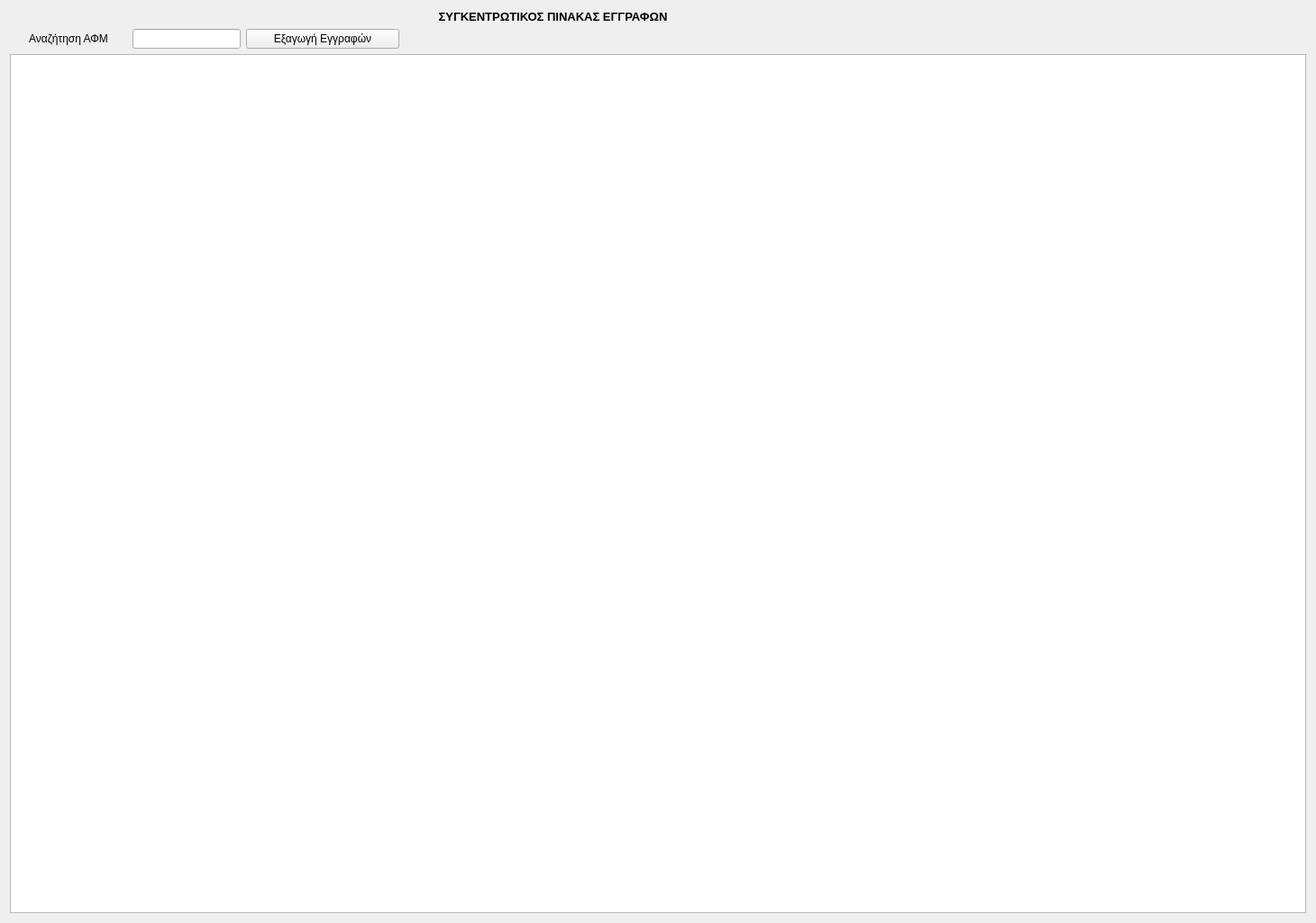
<?xml version="1.0" encoding="UTF-8"?>
<ui version="4.0">
 <class>page</class>
 <widget class="QWidget" name="page">
  <property name="geometry">
   <rect>
    <x>0</x>
    <y>0</y>
    <width>1460</width>
    <height>1024</height>
   </rect>
  </property>
  <property name="minimumSize">
   <size>
    <width>0</width>
    <height>0</height>
   </size>
  </property>
  <property name="windowTitle">
   <string>Form</string>
  </property>
  <layout class="QGridLayout" name="gridLayout">
   <item row="9" column="0" colspan="6">
    <widget class="QTableView" name="tableView">
     <property name="maximumSize">
      <size>
       <width>1500</width>
       <height>16777215</height>
      </size>
     </property>
    </widget>
   </item>
   <item row="2" column="3">
    <widget class="QLabel" name="label_2">
     <property name="text">
      <string>&lt;html&gt;&lt;head/&gt;&lt;body&gt;&lt;p align=&quot;center&quot;&gt;&lt;span style=&quot; font-size:10pt; font-weight:600;&quot;&gt;ΣΥΓΚΕΝΤΡΩΤΙΚΟΣ ΠΙΝΑΚΑΣ ΕΓΓΡΑΦΩΝ&lt;/span&gt;&lt;/p&gt;&lt;/body&gt;&lt;/html&gt;</string>
     </property>
    </widget>
   </item>
   <item row="8" column="0">
    <widget class="QLabel" name="label">
     <property name="maximumSize">
      <size>
       <width>130</width>
       <height>16777215</height>
      </size>
     </property>
     <property name="text">
      <string>&lt;html&gt;&lt;head/&gt;&lt;body&gt;&lt;p align=&quot;center&quot;&gt;Αναζήτηση ΑΦΜ&lt;/p&gt;&lt;/body&gt;&lt;/html&gt;</string>
     </property>
    </widget>
   </item>
   <item row="8" column="2">
    <widget class="QPushButton" name="pushButton">
     <property name="sizePolicy">
      <sizepolicy hsizetype="Minimum" vsizetype="Fixed">
       <horstretch>0</horstretch>
       <verstretch>0</verstretch>
      </sizepolicy>
     </property>
     <property name="maximumSize">
      <size>
       <width>170</width>
       <height>16777215</height>
      </size>
     </property>
     <property name="text">
      <string>Εξαγωγή Εγγραφών</string>
     </property>
    </widget>
   </item>
   <item row="8" column="1">
    <widget class="QLineEdit" name="lineEdit_search">
     <property name="sizePolicy">
      <sizepolicy hsizetype="Preferred" vsizetype="Fixed">
       <horstretch>0</horstretch>
       <verstretch>0</verstretch>
      </sizepolicy>
     </property>
     <property name="maximumSize">
      <size>
       <width>120</width>
       <height>16777215</height>
      </size>
     </property>
    </widget>
   </item>
  </layout>
 </widget>
 <resources/>
 <connections/>
</ui>
